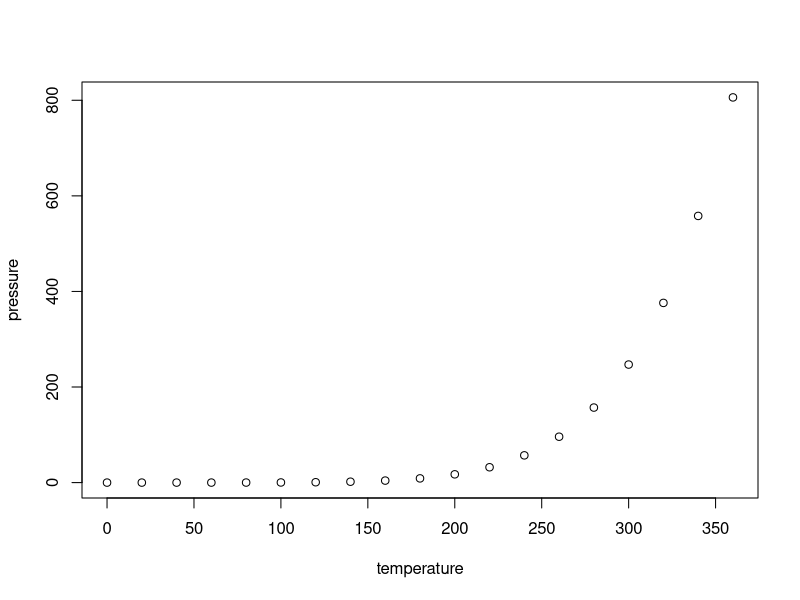
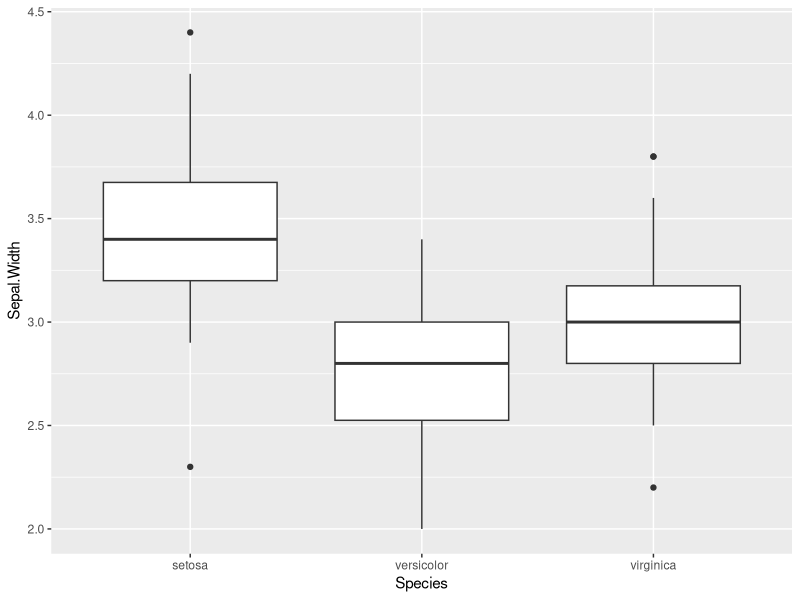

These figures' R source, in order:
## ---- chunk 1
knitr::opts_chunk$set(echo = TRUE)
## ---- chunk 2
summary(cars)
## ---- chunk 3
plot(pressure)
## ---- chunk 4
rm(list = ls()) # This clear all R-history and should be included in all code
library(dplyr)  # Library for more elegant data handling
library(ggplot2)# Powerful plotting library
## ---- chunk 5
  # Load the R example dataset iris
  data(iris)
  head(iris) # head() shows the frist rows of a  
## ---- chunk 6

  # Make a boxplot of Sepal.Width for the different Species of irises
  ggplot(aes(x=Species, y=Sepal.Width), data=iris) + geom_boxplot()
## ---- chunk 7
  # Make a scatter plot of Sepal.Width vs. Sepal.Width for the iris dataset

